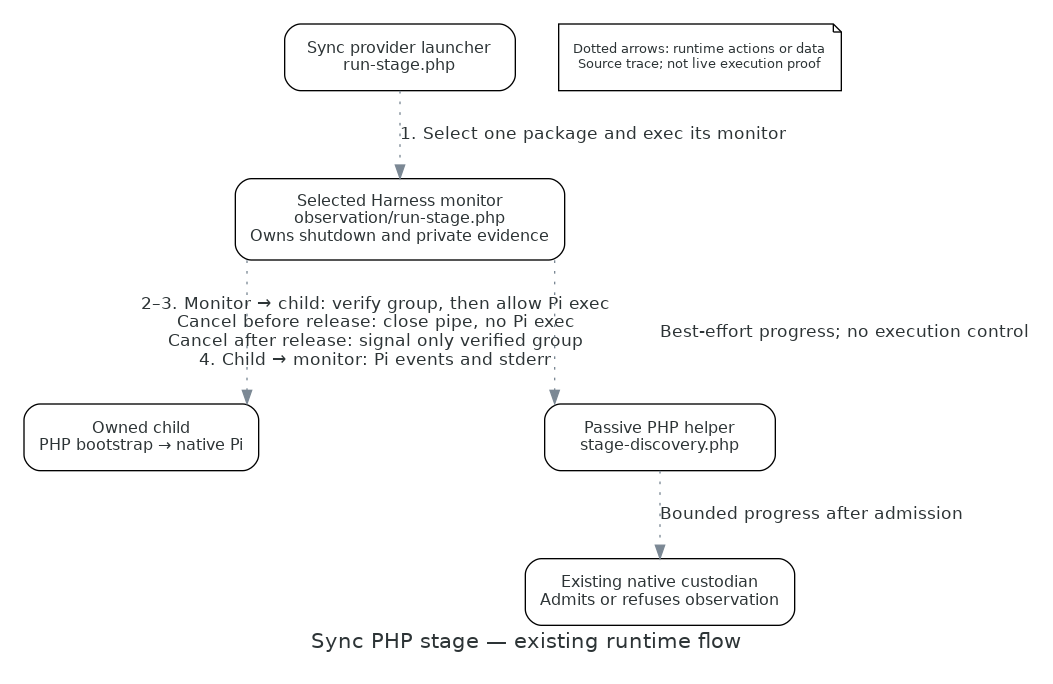

Source code (Python):
"""Render the current Sync process-stage ownership and startup flow"""
from pathlib import Path

from diagrams import Diagram, Edge, Node

with Diagram(
    'Sync PHP stage — existing runtime flow',
    filename=str(Path(__file__).with_suffix('')), outformat='png', show=False, direction='TB',
    graph_attr={'fontname': 'DejaVu Sans', 'fontsize': '16', 'pad': '0.25', 'nodesep': '0.45',
                'ranksep': '0.72', 'bgcolor': 'white'},
    node_attr={'fontname': 'DejaVu Sans', 'fontsize': '12', 'shape': 'box', 'width': '2.4',
               'style': 'rounded', 'fixedsize': 'false', 'margin': '0.15', 'labelloc': 'c', 'height': '0.7'},
    edge_attr={'fontname': 'DejaVu Sans', 'fontsize': '10'},
):
    provider = Node('Sync provider launcher\nrun-stage.php', nodeid='provider')
    monitor = Node('Selected Harness monitor\nobservation/run-stage.php\nOwns shutdown and private evidence', nodeid='monitor')
    child = Node('Owned child\nPHP bootstrap → native Pi', nodeid='child')
    discovery = Node('Passive PHP helper\nstage-discovery.php', nodeid='discovery')
    custodian = Node('Existing native custodian\nAdmits or refuses observation', nodeid='custodian')
    provider >> Edge(style='dotted', label='1. Select one package and exec its monitor') >> monitor
    monitor >> Edge(style='dotted', dir='both', arrowtail='normal',
                    label='2–3. Monitor → child: verify group, then allow Pi exec\n'
                          'Cancel before release: close pipe, no Pi exec\n'
                          'Cancel after release: signal only verified group\n'
                          '4. Child → monitor: Pi events and stderr') >> child
    monitor >> Edge(style='dotted', label='Best-effort progress; no execution control') >> discovery
    discovery >> Edge(style='dotted', label='Bounded progress after admission') >> custodian
    Node('Dotted arrows: runtime actions or data\nSource trace; not live execution proof',
         nodeid='legend', shape='note', fontsize='10')
